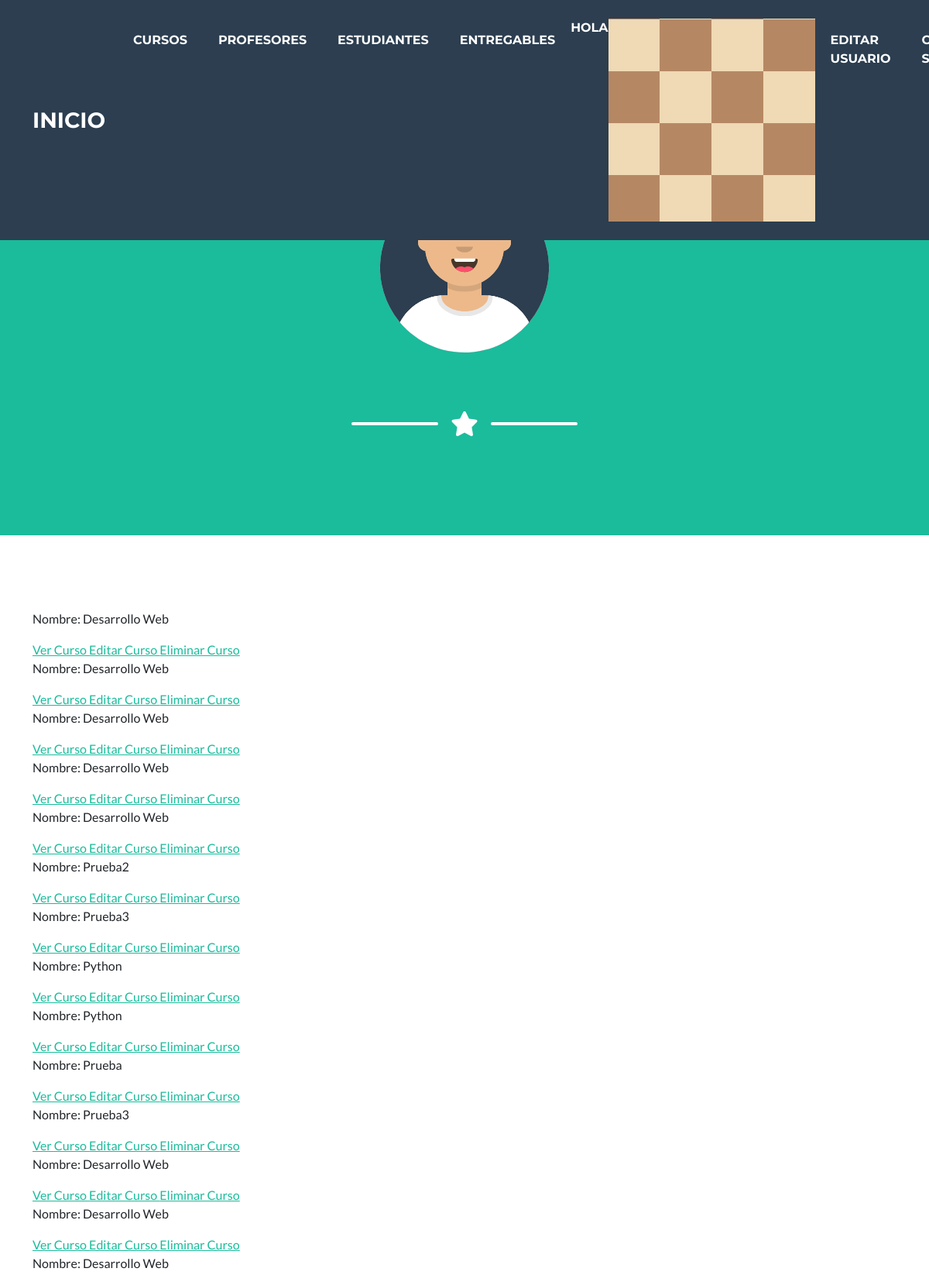
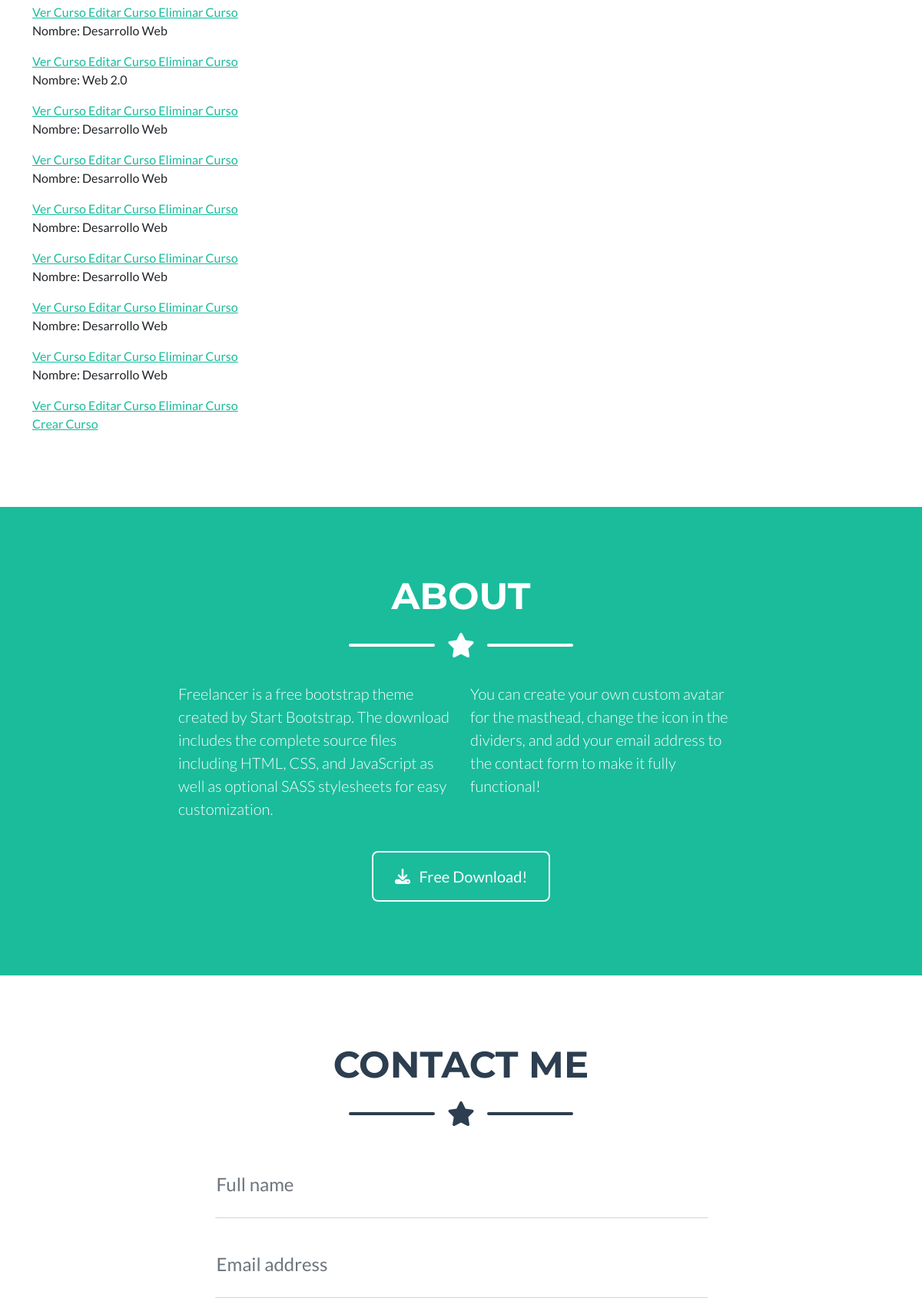
The app's page /AppCoder/curso/list/ (signed in, upper part) with its own data (2 pictures, top to bottom).
### AppCoder/models.py (models this page shows, shortened)
class Avatar(models.Model):
    usuario = models.ForeignKey(User, on_delete=models.CASCADE)
    imagen = models.ImageField(upload_to="avatares", null=True, blank=True)

class Curso(models.Model):
    nombre = models.CharField(max_length=60)
    camada = models.IntegerField()

### AppCoder/views.py (the view)
# urls.py: path("curso/list/", ListaCurso.as_view(), name="CursosLeer"),
class ListaCurso(LoginRequiredMixin, ListView):
    model = Curso

### AppCoder/templates/AppCoder/curso_list.html
{% extends "AppCoder/padre.html" %}
{% block contenido %}
    {% for curso in object_list %}
    <p>Nombre: {{curso.nombre}}</p>
    <a href="{% url 'CursosDetalle' curso.id %}"> Ver Curso  </a>
    <a href="{% url 'CursosEditar' curso.id %}"> Editar Curso  </a>
    <a href="{% url 'CursosBorrar' curso.id %}"> Eliminar Curso  </a>
    {% endfor %}
    <br>
    <a href="{% url 'CursosCrear' %}"> Crear Curso </a>
{% endblock %}

### AppCoder/templates/AppCoder/padre.html (shortened to what this page needs)
<!DOCTYPE html>
<html lang="en">
    <head>
        {% load static %}
        <link href="{% static 'AppCoder/css/styles.css' %} " rel="stylesheet" />
    </head>
    <body id="page-top">
        <nav class="navbar navbar-expand-lg bg-secondary text-uppercase fixed-top" id="mainNav">
            <div class="container">
                <a class="navbar-brand" href="{% url 'Inicio' %}">Inicio</a>
                <div class="collapse navbar-collapse" id="navbarResponsive">
                    <ul class="navbar-nav ms-auto">
                        <li class="nav-item mx-0 mx-lg-1"><a class="nav-link py-3 px-0 px-lg-3 rounded" href="{% url 'CursosLeer' %}">Cursos</a></li>
                        <li class="nav-item mx-0 mx-lg-1"><a class="nav-link py-3 px-0 px-lg-3 rounded" href="{% url 'Profesores' %}">Profesores</a></li>
                        <li class="nav-item mx-0 mx-lg-1"><a class="nav-link py-3 px-0 px-lg-3 rounded" href="{% url 'Estudiantes' %}">Estudiantes</a></li>
                        <li class="nav-item mx-0 mx-lg-1"><a class="nav-link py-3 px-0 px-lg-3 rounded" href="{% url 'Entregables' %}">Entregables</a></li>
                        {% if  request.user.is_authenticated %}
                        <p style="color: white;">Hola {{user.first_name}} {{user.last_name}}</p>
                        {% with user.avatar_set.first as miAvatar %}
                        {% if miAvatar %}
                        <img src="{{miAvatar.imagen.url}}" alt="No encontró la imagen" style="max-width: 300px ;">
                        {% endif %}
                        {% endwith %}
                        <li class="nav-item mx-0 mx-lg-1"><a class="nav-link py-3 px-0 px-lg-3 rounded" href="{% url 'EditarUsuario' %}">Editar Usuario</a></li>
                        <li class="nav-item mx-0 mx-lg-1"><a class="nav-link py-3 px-0 px-lg-3 rounded" href="{% url 'Logout' %}">Cerrar Sesión</a></li>
                        {% else %}
                        <li class="nav-item mx-0 mx-lg-1"><a class="nav-link py-3 px-0 px-lg-3 rounded" href="{% url 'SignUp' %}">Registrarse</a></li>
                        <li class="nav-item mx-0 mx-lg-1"><a class="nav-link py-3 px-0 px-lg-3 rounded" href="{% url 'Login' %}">Iniciar Sesión</a></li>
                        {% endif %}
                    </ul>
                </div>
            </div>
        </nav>
        <header class="masthead bg-primary text-white text-center">
            <div class="container d-flex align-items-center flex-column">
                <img class="masthead-avatar mb-5" src="{% static  'AppCoder/assets/img/avataaars.svg' %}" alt="..." />
                <div class="divider-custom divider-light">
                    <div class="divider-custom-line"></div>
                    <div class="divider-custom-icon"><i class="fas fa-star"></i></div>
                    <div class="divider-custom-line"></div>
                </div>
            </div>
        </header>
        <section class="page-section portfolio" id="portfolio">
            <div class="container">
                {% block contenido %}
                {% endblock %}
            </div>
        </section>
        <section class="page-section bg-primary text-white mb-0" id="about">
            <div class="container">
                <h2 class="page-section-heading text-center text-uppercase text-white">About</h2>
                <div class="divider-custom divider-light">
                    <div class="divider-custom-line"></div>
                    <div class="divider-custom-icon"><i class="fas fa-star"></i></div>
                    <div class="divider-custom-line"></div>
                </div>
                <div class="row">
                    <div class="col-lg-4 ms-auto"><p class="lead">Freelancer is a free bootstrap theme created by Start Bootstrap. The download includes the complete source files including HTML, CSS, and JavaScript as well as optional SASS stylesheets for easy customization.</p></div>
                    <div class="col-lg-4 me-auto"><p class="lead">You can create your own custom avatar for the masthead, change the icon in the dividers, and add your email address to the contact form to make it fully functional!</p></div>
                </div>
                <div class="text-center mt-4">
                    <a class="btn btn-xl btn-outline-light" href="https://startbootstrap.com/theme/freelancer/">
                        <i class="fas fa-download me-2"></i>
                        Free Download!
                    </a>
                </div>
            </div>
        </section>
        <section class="page-section" id="contact">
            <div class="container">
                <h2 class="page-section-heading text-center text-uppercase text-secondary mb-0">Contact Me</h2>
                <div class="divider-custom">
                    <div class="divider-custom-line"></div>
                    <div class="divider-custom-icon"><i class="fas fa-star"></i></div>
                    <div class="divider-custom-line"></div>
                </div>
                <div class="row justify-content-center">
                    <div class="col-lg-8 col-xl-7">
                        <form id="contactForm" data-sb-form-api-token="API_TOKEN">
                            <div class="form-floating mb-3">
                                <input class="form-control" id="name" type="text" placeholder="Enter your name..." data-sb-validations="required" />
                                <label for="name">Full name</label>
                            </div>
                            <div class="form-floating mb-3">
                                <input class="form-control" id="email" type="email" placeholder="name@example.com" data-sb-validations="required,email" />
                                <label for="email">Email address</label>
                            </div>
                        </form>
                    </div>
                </div>
            </div>
        </section>
    </body>
</html>

### records on screen
Avatar: imagen (picture)
Curso: nombre "Desarrollo Web"
Curso: nombre "Desarrollo Web"
Curso: nombre "Desarrollo Web"
Curso: nombre "Desarrollo Web"
Curso: nombre "Desarrollo Web"
Curso: nombre "Prueba2"
Curso: nombre "Prueba3"
Curso: nombre "Python"
Curso: nombre "Python"
Curso: nombre "Prueba"
Curso: nombre "Prueba3"
Curso: nombre "Desarrollo Web"
Curso: nombre "Desarrollo Web"
Curso: nombre "Desarrollo Web"
Curso: nombre "Desarrollo Web"
Curso: nombre "Web 2.0"
Curso: nombre "Desarrollo Web"
Curso: nombre "Desarrollo Web"
Curso: nombre "Desarrollo Web"
Curso: nombre "Desarrollo Web"
Curso: nombre "Desarrollo Web"
Curso: nombre "Desarrollo Web"
